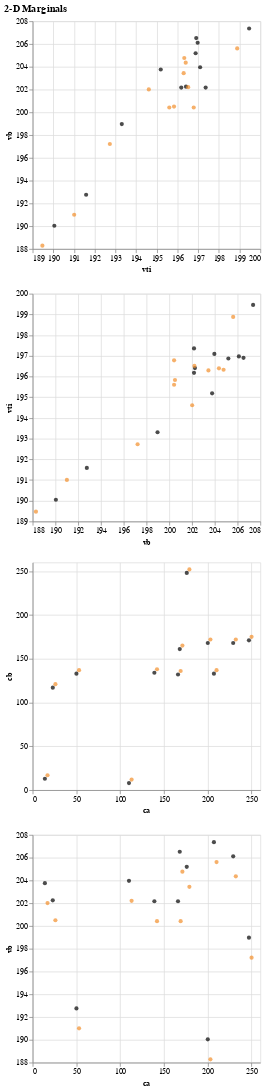

Here is the notebook cell this chart was saved with:
### Code cell
plot_comparisons_2d_numerical_numerical(odf,sdf,[['vti','vb'],['vb','vti'],['ca','cb'],['ca','vb']])

### Figure 1 — Vega-Lite specification as saved in the notebook (floating-point values rounded to 4 significant figures)
{"config": {"view": {"continuousWidth": 300, "continuousHeight": 300}}, "vconcat": [{"layer": [{"data": {"name": "data-e4a460f308f7f4f6384f114b62403b49"}, "mark": {"type": "point", "filled": true}, "encoding": {"color": {"value": "#000000"}, "x": {"field": "vti", "scale": {"zero": false}, "type": "quantitative"}, "y": {"field": "vb", "scale": {"zero": false}, "type": "quantitative"}}, "transform": [{"filter": "(datum.plot_data_source === 'observed')"}]}, {"data": {"name": "data-e4a460f308f7f4f6384f114b62403b49"}, "mark": {"type": "point", "filled": true}, "encoding": {"color": {"value": "#f28e2b"}, "x": {"field": "vti", "scale": {"zero": false}, "type": "quantitative"}, "y": {"field": "vb", "scale": {"zero": false}, "type": "quantitative"}}, "transform": [{"filter": "(datum.plot_data_source === 'synthetic')"}]}]}, {"layer": [{"data": {"name": "data-e4a460f308f7f4f6384f114b62403b49"}, "mark": {"type": "point", "filled": true}, "encoding": {"color": {"value": "#000000"}, "x": {"field": "vb", "scale": {"zero": false}, "type": "quantitative"}, "y": {"field": "vti", "scale": {"zero": false}, "type": "quantitative"}}, "transform": [{"filter": "(datum.plot_data_source === 'observed')"}]}, {"data": {"name": "data-e4a460f308f7f4f6384f114b62403b49"}, "mark": {"type": "point", "filled": true}, "encoding": {"color": {"value": "#f28e2b"}, "x": {"field": "vb", "scale": {"zero": false}, "type": "quantitative"}, "y": {"field": "vti", "scale": {"zero": false}, "type": "quantitative"}}, "transform": [{"filter": "(datum.plot_data_source === 'synthetic')"}]}]}, {"layer": [{"data": {"name": "data-3d4bba1d1bd655e3cb0dc6249f18f888"}, "mark": {"type": "point", "filled": true}, "encoding": {"color": {"value": "#000000"}, "x": {"field": "ca", "scale": {"zero": false}, "type": "quantitative"}, "y": {"field": "cb", "scale": {"zero": false}, "type": "quantitative"}}, "transform": [{"filter": "(datum.plot_data_source === 'observed')"}]}, {"data": {"name": "data-3d4bba1d1bd655e3cb0dc6249f18f888"}, "mark": {"type": "point", "filled": true}, "encoding": {"color": {"value": "#f28e2b"}, "x": {"field": "ca", "scale": {"zero": false}, "type": "quantitative"}, "y": {"field": "cb", "scale": {"zero": false}, "type": "quantitative"}}, "transform": [{"filter": "(datum.plot_data_source === 'synthetic')"}]}]}, {"layer": [{"data": {"name": "data-40b885aa9aa26dd801ff6ed39231358a"}, "mark": {"type": "point", "filled": true}, "encoding": {"color": {"value": "#000000"}, "x": {"field": "ca", "scale": {"zero": false}, "type": "quantitative"}, "y": {"field": "vb", "scale": {"zero": false}, "type": "quantitative"}}, "transform": [{"filter": "(datum.plot_data_source === 'observed')"}]}, {"data": {"name": "data-40b885aa9aa26dd801ff6ed39231358a"}, "mark": {"type": "point", "filled": true}, "encoding": {"color": {"value": "#f28e2b"}, "x": {"field": "ca", "scale": {"zero": false}, "type": "quantitative"}, "y": {"field": "vb", "scale": {"zero": false}, "type": "quantitative"}}, "transform": [{"filter": "(datum.plot_data_source === 'synthetic')"}]}]}], "resolve": {"scale": {"color": "independent"}}, "title": "2-D Marginals", "$schema": "https://vega.github.io/schema/vega-lite/v5.20.1.json", "datasets": {"data-e4a460f308f7f4f6384f114b62403b49": [{"vb": 190.0, "vti": 190.0, "plot_data_source": "observed"}, {"vb": 192.8, "vti": 191.6, "plot_data_source": "observed"}, {"vb": 199.0, "vti": 193.3, "plot_data_source": "observed"}, {"vb": 202.3, "vti": 196.4, "plot_data_source": "observed"}, {"vb": 202.2, "vti": 197.4, "plot_data_source": "observed"}, {"vb": 202.2, "vti": 196.2, "plot_data_source": "observed"}, {"vb": 205.2, "vti": 196.9, "plot_data_source": "observed"}, {"vb": 204.0, "vti": 197.1, "plot_data_source": "observed"}, {"vb": 206.5, "vti": 196.9, "plot_data_source": "observed"}, {"vb": 203.8, "vti": 195.2, "plot_data_source": "observed"}, {"vb": 206.1, "vti": 197.0, "plot_data_source": "observed"}, {"vb": 207.4, "vti": 199.5, "plot_data_source": "observed"}, {"vb": 188.3, "vti": 189.5, "plot_data_source": "synthetic"}, {"vb": 191.0, "vti": 191.0, "plot_data_source": "synthetic"}, {"vb": 197.2, "vti": 192.7, "plot_data_source": "synthetic"}, {"vb": 200.5, "vti": 195.8, "plot_data_source": "synthetic"}, {"vb": 200.4, "vti": 196.8, "plot_data_source": "synthetic"}, {"vb": 200.4, "vti": 195.6, "plot_data_source": "synthetic"}, {"vb": 203.4, "vti": 196.3, "plot_data_source": "synthetic"}, {"vb": 202.2, "vti": 196.5, "plot_data_source": "synthetic"}, {"vb": 204.8, "vti": 196.3, "plot_data_source": "synthetic"}, {"vb": 202.0, "vti": 194.6, "plot_data_source": "synthetic"}, {"vb": 204.4, "vti": 196.4, "plot_data_source": "synthetic"}, {"vb": 205.6, "vti": 198.9, "plot_data_source": "synthetic"}], "data-3d4bba1d1bd655e3cb0dc6249f18f888": [{"ca": 200, "cb": 168, "plot_data_source": "observed"}, {"ca": 50, "cb": 133, "plot_data_source": "observed"}, {"ca": 247, "cb": 171, "plot_data_source": "observed"}, {"ca": 23, "cb": 117, "plot_data_source": "observed"}, {"ca": 139, "cb": 134, "plot_data_source": "observed"}, {"ca": 166, "cb": 132, "plot_data_source": "observed"}, {"ca": 176, "cb": 248, "plot_data_source": "observed"}, {"ca": 110, "cb": 8, "plot_data_source": "observed"}, {"ca": 168, "cb": 161, "plot_data_source": "observed"}, {"ca": 14, "cb": 13, "plot_data_source": "observed"}, {"ca": 229, "cb": 168, "plot_data_source": "observed"}, {"ca": 207, "cb": 133, "plot_data_source": "observed"}, {"ca": 203, "cb": 172, "plot_data_source": "synthetic"}, {"ca": 53, "cb": 137, "plot_data_source": "synthetic"}, {"ca": 250, "cb": 175, "plot_data_source": "synthetic"}, {"ca": 26, "cb": 121, "plot_data_source": "synthetic"}, {"ca": 142, "cb": 138, "plot_data_source": "synthetic"}, {"ca": 169, "cb": 136, "plot_data_source": "synthetic"}, {"ca": 179, "cb": 252, "plot_data_source": "synthetic"}, {"ca": 113, "cb": 12, "plot_data_source": "synthetic"}, {"ca": 171, "cb": 165, "plot_data_source": "synthetic"}, {"ca": 17, "cb": 17, "plot_data_source": "synthetic"}, {"ca": 232, "cb": 172, "plot_data_source": "synthetic"}, {"ca": 210, "cb": 137, "plot_data_source": "synthetic"}], "data-40b885aa9aa26dd801ff6ed39231358a": [{"ca": 200, "vb": 190.0, "plot_data_source": "observed"}, {"ca": 50, "vb": 192.8, "plot_data_source": "observed"}, {"ca": 247, "vb": 199.0, "plot_data_source": "observed"}, {"ca": 23, "vb": 202.3, "plot_data_source": "observed"}, {"ca": 139, "vb": 202.2, "plot_data_source": "observed"}, {"ca": 166, "vb": 202.2, "plot_data_source": "observed"}, {"ca": 176, "vb": 205.2, "plot_data_source": "observed"}, {"ca": 110, "vb": 204.0, "plot_data_source": "observed"}, {"ca": 168, "vb": 206.5, "plot_data_source": "observed"}, {"ca": 14, "vb": 203.8, "plot_data_source": "observed"}, {"ca": 229, "vb": 206.1, "plot_data_source": "observed"}, {"ca": 207, "vb": 207.4, "plot_data_source": "observed"}, {"ca": 203, "vb": 188.3, "plot_data_source": "synthetic"}, {"ca": 53, "vb": 191.0, "plot_data_source": "synthetic"}, {"ca": 250, "vb": 197.2, "plot_data_source": "synthetic"}, {"ca": 26, "vb": 200.5, "plot_data_source": "synthetic"}, {"ca": 142, "vb": 200.4, "plot_data_source": "synthetic"}, {"ca": 169, "vb": 200.4, "plot_data_source": "synthetic"}, {"ca": 179, "vb": 203.4, "plot_data_source": "synthetic"}, {"ca": 113, "vb": 202.2, "plot_data_source": "synthetic"}, {"ca": 171, "vb": 204.8, "plot_data_source": "synthetic"}, {"ca": 17, "vb": 202.0, "plot_data_source": "synthetic"}, {"ca": 232, "vb": 204.4, "plot_data_source": "synthetic"}, {"ca": 210, "vb": 205.6, "plot_data_source": "synthetic"}]}}
